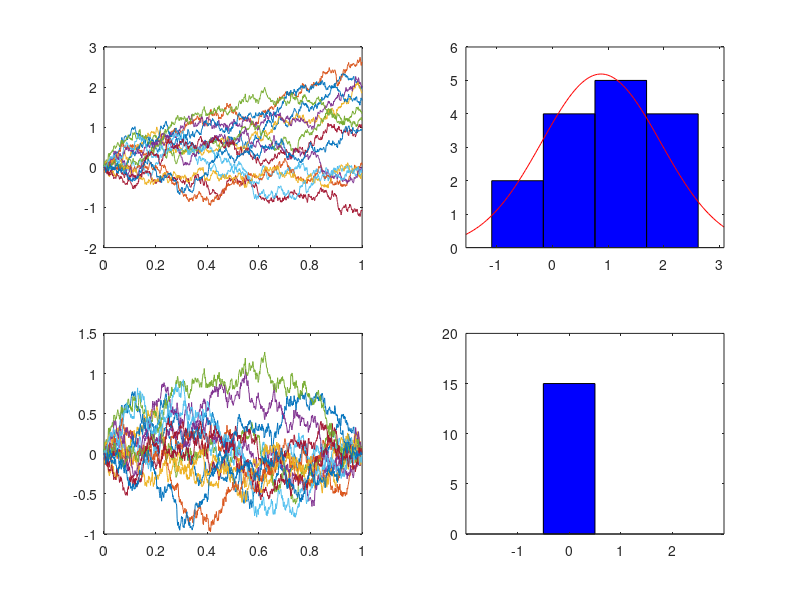

Write MATLAB code to recreate this figure. (Note: this script raises an error after producing the figure.)
%Simulates a Brownian motion and a brownian bridge.
%Outcommented code to use stratified endpoints

clear all; clc;

dim=15;
mu = 1;
sigma = 1;
T = 1;                  %Length of Time
n = 1000;                %Number of steps
h = T/n;                %Stepsize
Z = normrnd(0,1,n,dim); %White noise


%Time intervals from 0 to T with stepsize 1/n
t = linspace(0,T,n)';

%Brownian motion by cumsum of normals
S(1:n,1:dim) = cumsum(mu*h+sigma*sqrt(h).*Z);

%Plots BM & endpoint
subplot(2,2,1); plot(t,S) 
subplot(2,2,2); histfit(S(end,1:dim));

%The Brownian bridge from (0,0) to (1,target)
target = 0;  %Endpoint of brownian bridge
Y = ones(dim,1).*target;

%Uses stratified endpoints instead
%U  = ((1:dim)' - 1 + unifrnd(0,1,dim,1))/dim;
%Y = norminv(U);

B = S + t/T * (Y'-S(end,1:dim));

%Plots bridge
subplot(2,2,3); plot(t,B) 
subplot(2,2,4); histfit(B(end,1:dim));
